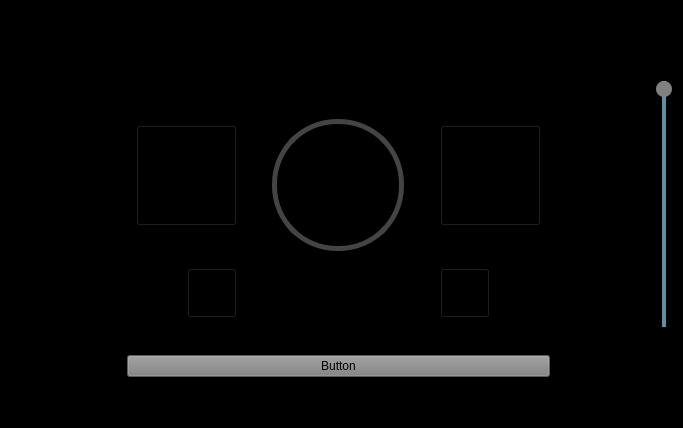
<?xml version="1.0" encoding="UTF-8"?>
<ui version="4.0">
 <class>SongPlayerUi</class>
 <widget class="QWidget" name="SongPlayerUi">
  <property name="geometry">
   <rect>
    <x>0</x>
    <y>0</y>
    <width>683</width>
    <height>428</height>
   </rect>
  </property>
  <property name="windowTitle">
   <string>Form</string>
  </property>
  <property name="autoFillBackground">
   <bool>false</bool>
  </property>
  <property name="styleSheet">
   <string notr="true">background-color:black;
border-width: 0px;</string>
  </property>
  <layout class="QGridLayout" name="gridLayout">
   <item row="5" column="7" alignment="Qt::AlignHCenter">
    <widget class="QWidget" name="widget_2" native="true">
     <property name="sizePolicy">
      <sizepolicy hsizetype="Fixed" vsizetype="Fixed">
       <horstretch>0</horstretch>
       <verstretch>0</verstretch>
      </sizepolicy>
     </property>
     <property name="minimumSize">
      <size>
       <width>420</width>
       <height>191</height>
      </size>
     </property>
     <layout class="QGridLayout" name="gridLayout_2">
      <item row="1" column="2">
       <widget class="QPushButton" name="nextSong">
        <property name="sizePolicy">
         <sizepolicy hsizetype="Fixed" vsizetype="Fixed">
          <horstretch>0</horstretch>
          <verstretch>0</verstretch>
         </sizepolicy>
        </property>
        <property name="minimumSize">
         <size>
          <width>101</width>
          <height>101</height>
         </size>
        </property>
        <property name="styleSheet">
         <string notr="true">QPushButton
{
        border-image: url(:/Resources/IconsOff/next.png);
}

QPushButton:pressed
{
        border-image: url(:/Resources/IconsOn/next.png);
}</string>
        </property>
        <property name="text">
         <string/>
        </property>
       </widget>
      </item>
      <item row="1" column="0">
       <widget class="QPushButton" name="prevSong">
        <property name="sizePolicy">
         <sizepolicy hsizetype="Fixed" vsizetype="Fixed">
          <horstretch>0</horstretch>
          <verstretch>0</verstretch>
         </sizepolicy>
        </property>
        <property name="minimumSize">
         <size>
          <width>101</width>
          <height>101</height>
         </size>
        </property>
        <property name="styleSheet">
         <string notr="true">QPushButton
{
        border-image: url(:/Resources/IconsOff/previous.png);
}

QPushButton:pressed
{
        border-image: url(:/Resources/IconsOn/previous.png);
}</string>
        </property>
        <property name="text">
         <string/>
        </property>
       </widget>
      </item>
      <item row="1" column="1">
       <widget class="QWidget" name="widget" native="true">
        <property name="sizePolicy">
         <sizepolicy hsizetype="Fixed" vsizetype="Fixed">
          <horstretch>0</horstretch>
          <verstretch>0</verstretch>
         </sizepolicy>
        </property>
        <property name="minimumSize">
         <size>
          <width>191</width>
          <height>191</height>
         </size>
        </property>
        <widget class="QPushButton" name="playButton">
         <property name="geometry">
          <rect>
           <x>29</x>
           <y>29</y>
           <width>132</width>
           <height>132</height>
          </rect>
         </property>
         <property name="sizePolicy">
          <sizepolicy hsizetype="Fixed" vsizetype="Fixed">
           <horstretch>0</horstretch>
           <verstretch>0</verstretch>
          </sizepolicy>
         </property>
         <property name="layoutDirection">
          <enum>Qt::LeftToRight</enum>
         </property>
         <property name="styleSheet">
          <string notr="true">QPushButton
{
        border-style: solid;
        background: transparent;
        border-color: rgb(68,68,68);
        border-width: 5px;
        border-radius: 65px;
        background-image: url(:/Resources/IconsOff/play.png);
        background-position: center;
}

QPushButton:pressed
{
        border-style: solid;
        background: transparent;
        border-color: rgb(68,68,68);
        border-width: 5px;
        border-radius: 65px;
        background-image: url(:/Resources/IconsOn/play.png);
        background-position: center;
}

QPushButton:checked
{
        border-style: solid;
        background: transparent;
        border-color: rgb(68,68,68);
        border-width: 5px;
        border-radius: 65px;
        background-image: url(:/Resources/IconsOff/pause.png);
        background-position: center;
}

QPushButton:checked:pressed
{
        border-style: solid;
        background: transparent;
        border-color: rgb(68,68,68);
        border-width: 5px;
        border-radius: 65px;
        background-image: url(:/Resources/IconsOn/pause.png);
        background-position: center;
}</string>
         </property>
         <property name="text">
          <string/>
         </property>
        </widget>
        <widget class="QWidget" name="verticalWidget" native="true">
         <property name="geometry">
          <rect>
           <x>-2</x>
           <y>-9</y>
           <width>191</width>
           <height>191</height>
          </rect>
         </property>
         <property name="styleSheet">
          <string notr="true">background: transparent</string>
         </property>
         <layout class="QVBoxLayout" name="progressBarContainer">
          <property name="leftMargin">
           <number>1</number>
          </property>
         </layout>
        </widget>
        <widget class="QLabel" name="labelPic">
         <property name="geometry">
          <rect>
           <x>30</x>
           <y>30</y>
           <width>130</width>
           <height>130</height>
          </rect>
         </property>
         <property name="styleSheet">
          <string notr="true">background-image: url(:/Resources/IconsOff/mask.png);
background: transparent;</string>
         </property>
         <property name="text">
          <string/>
         </property>
        </widget>
        <widget class="QLabel" name="mask">
         <property name="geometry">
          <rect>
           <x>30</x>
           <y>30</y>
           <width>130</width>
           <height>130</height>
          </rect>
         </property>
         <property name="styleSheet">
          <string notr="true">image: url(:/Resources/IconsOff/mask.png);
background: transparent; </string>
         </property>
         <property name="text">
          <string/>
         </property>
        </widget>
        <zorder>labelPic</zorder>
        <zorder>mask</zorder>
        <zorder>verticalWidget</zorder>
        <zorder>playButton</zorder>
       </widget>
      </item>
      <item row="2" column="0" alignment="Qt::AlignRight">
       <widget class="QPushButton" name="loopButton">
        <property name="sizePolicy">
         <sizepolicy hsizetype="Fixed" vsizetype="Fixed">
          <horstretch>0</horstretch>
          <verstretch>0</verstretch>
         </sizepolicy>
        </property>
        <property name="minimumSize">
         <size>
          <width>50</width>
          <height>50</height>
         </size>
        </property>
        <property name="styleSheet">
         <string notr="true">QPushButton
{
	border-image: url(:/Resources/IconsOff/repeat.png);
}

QPushButton:pressed
{
	border-image: url(:/Resources/IconsOn/repeat.png);
}

QPushButton:checked
{
	border-image: url(:/Resources/IconsOn/repeat.png);
}

QPushButton:checked:pressed
{
	border-image: url(:/Resources/IconsOff/repeat.png);
}</string>
        </property>
        <property name="text">
         <string/>
        </property>
       </widget>
      </item>
      <item row="2" column="2">
       <widget class="QPushButton" name="shuffleButton">
        <property name="sizePolicy">
         <sizepolicy hsizetype="Fixed" vsizetype="Fixed">
          <horstretch>0</horstretch>
          <verstretch>0</verstretch>
         </sizepolicy>
        </property>
        <property name="minimumSize">
         <size>
          <width>50</width>
          <height>50</height>
         </size>
        </property>
        <property name="styleSheet">
         <string notr="true">QPushButton
{
	border-image: url(:/Resources/IconsOff/shuffle.png);
}

QPushButton:pressed
{
	border-image: url(:/Resources/IconsOn/shuffle.png);
}

QPushButton:checked
{
	border-image: url(:/Resources/IconsOn/shuffle.png);
}

QPushButton:checked:pressed
{
	border-image: url(:/Resources/IconsOff/shuffle.png);
}</string>
        </property>
        <property name="text">
         <string/>
        </property>
       </widget>
      </item>
     </layout>
    </widget>
   </item>
   <item row="6" column="7">
    <spacer name="verticalSpacer">
     <property name="orientation">
      <enum>Qt::Vertical</enum>
     </property>
     <property name="sizeHint" stdset="0">
      <size>
       <width>20</width>
       <height>40</height>
      </size>
     </property>
    </spacer>
   </item>
   <item row="5" column="8">
    <spacer name="horizontalSpacer">
     <property name="orientation">
      <enum>Qt::Horizontal</enum>
     </property>
     <property name="sizeType">
      <enum>QSizePolicy::Expanding</enum>
     </property>
     <property name="sizeHint" stdset="0">
      <size>
       <width>40</width>
       <height>20</height>
      </size>
     </property>
    </spacer>
   </item>
   <item row="9" column="7">
    <spacer name="verticalSpacer_4">
     <property name="orientation">
      <enum>Qt::Vertical</enum>
     </property>
     <property name="sizeType">
      <enum>QSizePolicy::Fixed</enum>
     </property>
     <property name="sizeHint" stdset="0">
      <size>
       <width>20</width>
       <height>40</height>
      </size>
     </property>
    </spacer>
   </item>
   <item row="3" column="7">
    <spacer name="verticalSpacer_2">
     <property name="orientation">
      <enum>Qt::Vertical</enum>
     </property>
     <property name="sizeHint" stdset="0">
      <size>
       <width>20</width>
       <height>40</height>
      </size>
     </property>
    </spacer>
   </item>
   <item row="2" column="7" alignment="Qt::AlignHCenter">
    <widget class="QLabel" name="infoLabel">
     <property name="enabled">
      <bool>true</bool>
     </property>
     <property name="sizePolicy">
      <sizepolicy hsizetype="Fixed" vsizetype="Preferred">
       <horstretch>0</horstretch>
       <verstretch>0</verstretch>
      </sizepolicy>
     </property>
     <property name="minimumSize">
      <size>
       <width>0</width>
       <height>26</height>
      </size>
     </property>
     <property name="font">
      <font>
       <family>Nimbus Sans L</family>
       <pointsize>16</pointsize>
      </font>
     </property>
     <property name="styleSheet">
      <string notr="true">color: white</string>
     </property>
     <property name="text">
      <string/>
     </property>
     <property name="alignment">
      <set>Qt::AlignLeading|Qt::AlignLeft|Qt::AlignVCenter</set>
     </property>
    </widget>
   </item>
   <item row="0" column="7">
    <spacer name="verticalSpacer_3">
     <property name="orientation">
      <enum>Qt::Vertical</enum>
     </property>
     <property name="sizeType">
      <enum>QSizePolicy::Fixed</enum>
     </property>
     <property name="sizeHint" stdset="0">
      <size>
       <width>20</width>
       <height>16</height>
      </size>
     </property>
    </spacer>
   </item>
   <item row="5" column="0">
    <spacer name="horizontalSpacer_2">
     <property name="orientation">
      <enum>Qt::Horizontal</enum>
     </property>
     <property name="sizeType">
      <enum>QSizePolicy::Minimum</enum>
     </property>
     <property name="sizeHint" stdset="0">
      <size>
       <width>16</width>
       <height>20</height>
      </size>
     </property>
    </spacer>
   </item>
   <item row="5" column="9">
    <widget class="QSlider" name="volumeControl">
     <property name="sizePolicy">
      <sizepolicy hsizetype="Fixed" vsizetype="Preferred">
       <horstretch>0</horstretch>
       <verstretch>0</verstretch>
      </sizepolicy>
     </property>
     <property name="minimumSize">
      <size>
       <width>16</width>
       <height>0</height>
      </size>
     </property>
     <property name="styleSheet">
      <string notr="true">QSlider::groove:vertical {
background: #5c91a1;
width: 4px;
position: absolute; 
}

QSlider::handle:vertical {
height: 16px;
border-radius: 8px;
background: grey;
margin: 0  -6px;
}

QSlider::add-page:vertical {
background: #5c91a1;
}

QSlider::sub-page:vertical {
background: white;
}</string>
     </property>
     <property name="sliderPosition">
      <number>99</number>
     </property>
     <property name="orientation">
      <enum>Qt::Vertical</enum>
     </property>
    </widget>
   </item>
   <item row="5" column="1">
    <spacer name="horizontalSpacer_3">
     <property name="orientation">
      <enum>Qt::Horizontal</enum>
     </property>
     <property name="sizeType">
      <enum>QSizePolicy::Expanding</enum>
     </property>
     <property name="sizeHint" stdset="0">
      <size>
       <width>40</width>
       <height>20</height>
      </size>
     </property>
    </spacer>
   </item>
   <item row="8" column="7">
    <widget class="QPushButton" name="playerToList">
     <property name="sizePolicy">
      <sizepolicy hsizetype="Minimum" vsizetype="Minimum">
       <horstretch>0</horstretch>
       <verstretch>0</verstretch>
      </sizepolicy>
     </property>
     <property name="styleSheet">
      <string notr="true">background-color: grey</string>
     </property>
     <property name="text">
      <string>Button</string>
     </property>
    </widget>
   </item>
  </layout>
 </widget>
 <resources/>
 <connections/>
</ui>
